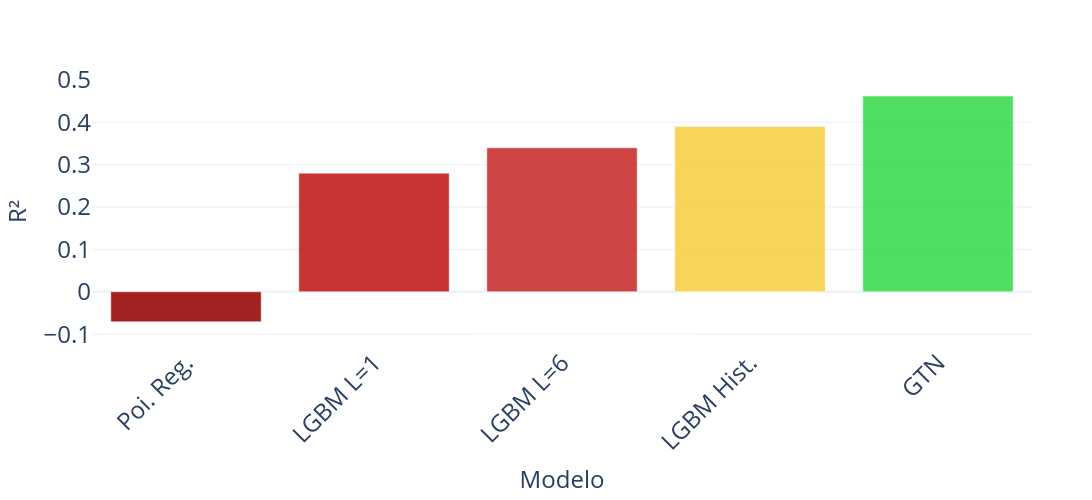

This figure's notebook cell:
### Code cell
from plotly.offline import init_notebook_mode
import plotly.graph_objects as go

# 1) Inicializar Plotly en modo offline para Jupyter
init_notebook_mode(connected=True)

# Datos
modelos = [
    "Poi. Reg.",
    "LGBM L=1",
    "LGBM L=6",
    "LGBM Hist.",
    "GTN"
]
r2 = [-0.071, 0.280, 0.340, 0.390, 0.462]

# Diccionario de mapeo de colores
color_map = {
    "Poi. Reg.": "#990b0b",
    "LGBM L=1": "#c41d1d",
    "LGBM L=6": "#c93131",
    "LGBM Hist.": "#f8d046",
    "GTN": "#3dda52"
}

# Generar lista de colores en el orden de los modelos
colores_personalizados = [color_map[modelo] for modelo in modelos]

# Opacidad deseada (alfa)
bar_opacity = 0.9  # valor entre 0 (transparente) y 1 (opaco)

# Crear figura con cada barra de un color específico y opacidad ajustable
fig = go.Figure(data=[
    go.Bar(
        x=modelos,
        y=r2,
        marker_color=colores_personalizados,
        opacity=bar_opacity
    )
])

# Configurar estética y dimensión (más ancha y menos alta)
fig.update_layout(
    template='plotly_white',
    width=1600,     # ancho en píxeles
    height=500,     # alto en píxeles
    xaxis_title='Modelo',
    xaxis_title_font=dict(size=24),
    yaxis_title='R\u00b2',
    yaxis_title_font=dict(size=24),
    xaxis_tickangle=-45,
    xaxis_tickfont=dict(size=24),
    yaxis_tickfont=dict(size=24),
    margin=dict(l=60, r=60, t=80, b=120),
    yaxis=dict(range=[min(r2) - 0.05, 0.5])
)

# Mostrar inline en el notebook
fig.show()

# Guardar localmente en alta resolución con misma proporción
fig.write_image(
    "comparacion_modelos_r2.png",
    width=700, 
    height=600, 
    scale=3
)

### Figure 1 — Plotly figure (JSON) as saved in the notebook; plotly's stock layout.template omitted (floating-point values rounded to 4 significant figures)
{"data": [{"marker": {"color": ["#990b0b", "#c41d1d", "#c93131", "#f8d046", "#3dda52"]}, "opacity": 0.9, "type": "bar", "x": ["Poi. Reg.", "LGBM L=1", "LGBM L=6", "LGBM Hist.", "GTN"], "y": [-0.071, 0.28, 0.34, 0.39, 0.462]}], "layout": {"height": 500, "margin": {"b": 120, "l": 60, "r": 60, "t": 80}, "width": 1600, "xaxis": {"tickangle": -45, "tickfont": {"size": 24}, "title": {"font": {"size": 24}, "text": "Modelo"}}, "yaxis": {"range": [-0.121, 0.5], "tickfont": {"size": 24}, "title": {"font": {"size": 24}, "text": "R²"}}}}
